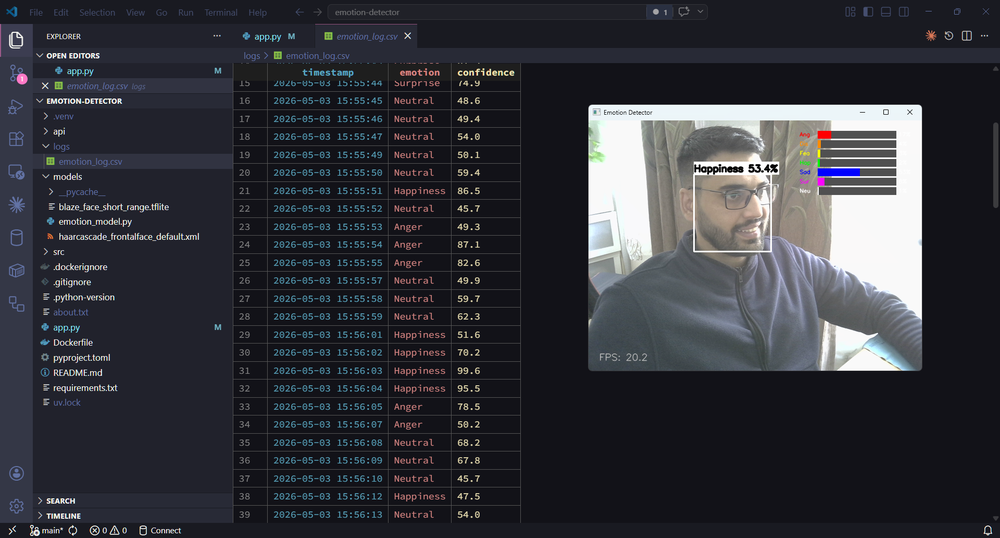
#> input picture assets/happy.png, 1000 x 538 px, shrunk from 1920 x 1032 before the run
$ python -i utils.py   (imports and definitions only)
#> lines starting #> are read from the running program, lines starting #| are printed output that depends on the picture
#> further down, picture is the input picture: shape (538, 1000, 3); mean B, G, R 57.8, 51.2, 50.1
import cv2

# emotion to colour mapping
# each emotion gets a distinct colour
# colours are in BGR format (OpenCV uses BGR not RGB)
EMOTION_COLORS = {
    'Angry':    (0, 0, 255),      # red
    'Disgust':  (0, 140, 255),    # orange
    'Fear':     (0, 255, 255),    # yellow
    'Happy':    (0, 255, 0),      # green
    'Sad':      (255, 0, 0),      # blue
    'Surprise': (255, 0, 255),    # pink
    'Neutral':  (255, 255, 255),  # white
    'Uncertain': (128, 128, 128), # gray
}


# [138 lines left out: functions draw_face_box, draw_emotion_bars, draw_no_face, draw_fps, not called in this run]


def enhance_low_light(frame):
    # convert to LAB colour space
    lab = cv2.cvtColor(frame, cv2.COLOR_BGR2LAB)
#> lab: shape (538, 1000, 3); mean of channels 0, 1, 2 51.6, 128.7, 123.6
    l, a, b = cv2.split(lab)
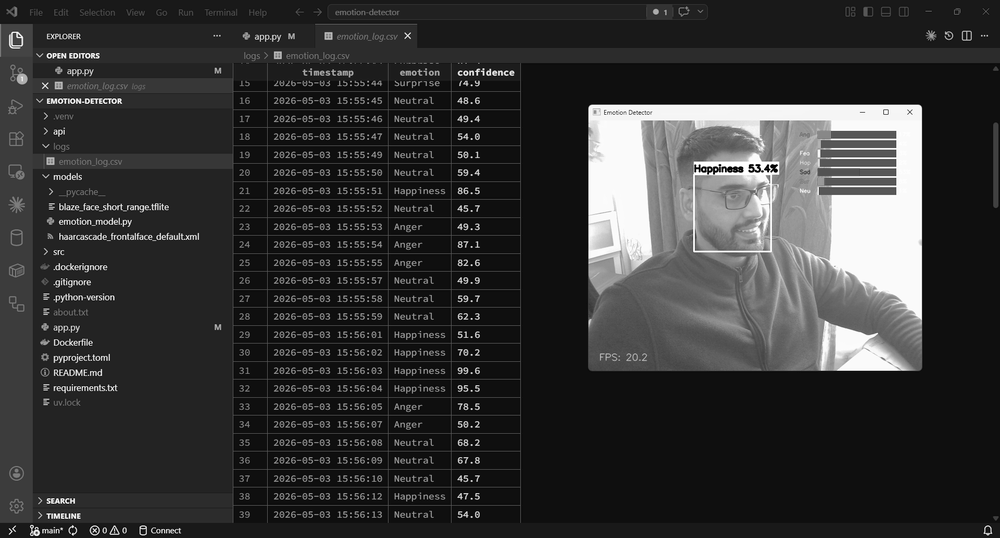
#> l: shape (538, 1000); min 0, max 255, mean 51.6
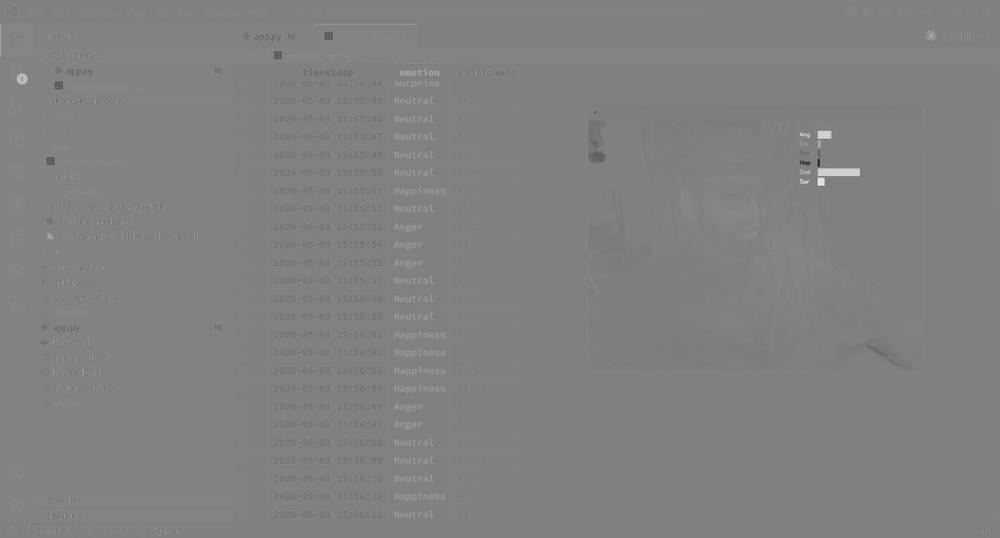
#> a: shape (538, 1000); min 42, max 226, mean 128.7

    # apply CLAHE — Contrast Limited Adaptive Histogram Equalisation
    # boosts local contrast without overexposing bright areas
    clahe = cv2.createCLAHE(clipLimit=3.0, tileGridSize=(8,8))
    l = clahe.apply(l)
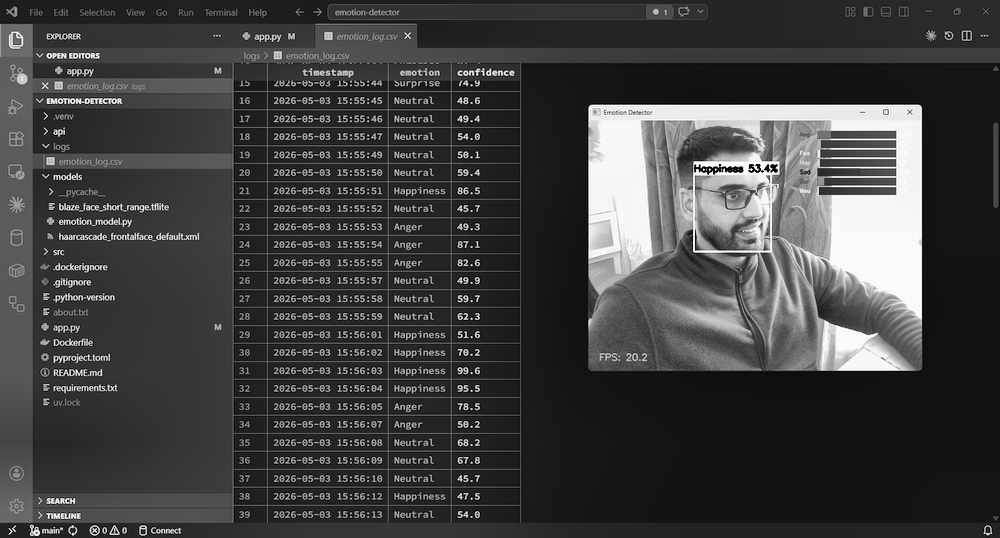
#> l: shape (538, 1000); min 1, max 255, mean 64

    # merge back and convert to BGR
    enhanced = cv2.merge([l, a, b])
#> enhanced: shape (538, 1000, 3); mean of channels 0, 1, 2 64, 128.7, 123.6
    enhanced = cv2.cvtColor(enhanced, cv2.COLOR_LAB2BGR)
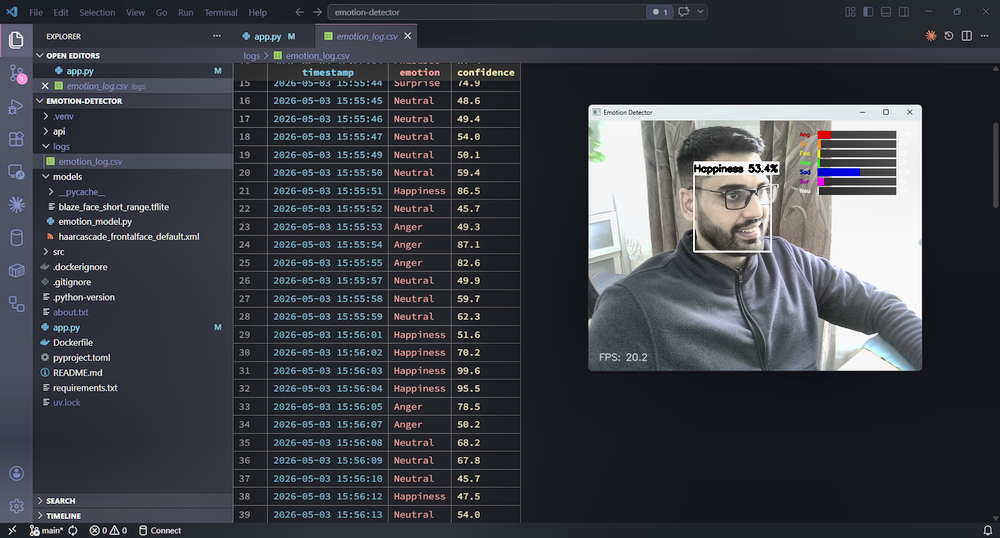
#> enhanced: shape (538, 1000, 3); mean B, G, R 68.7, 62.4, 59.9
    return enhanced

>>> import cv2
>>> picture = cv2.imread('../assets/happy.png')
>>> result = enhance_low_light(picture)
